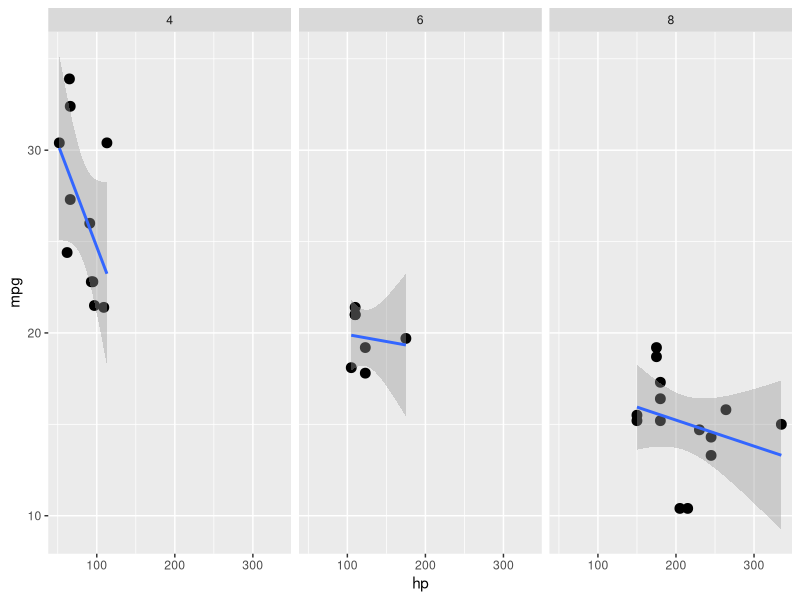
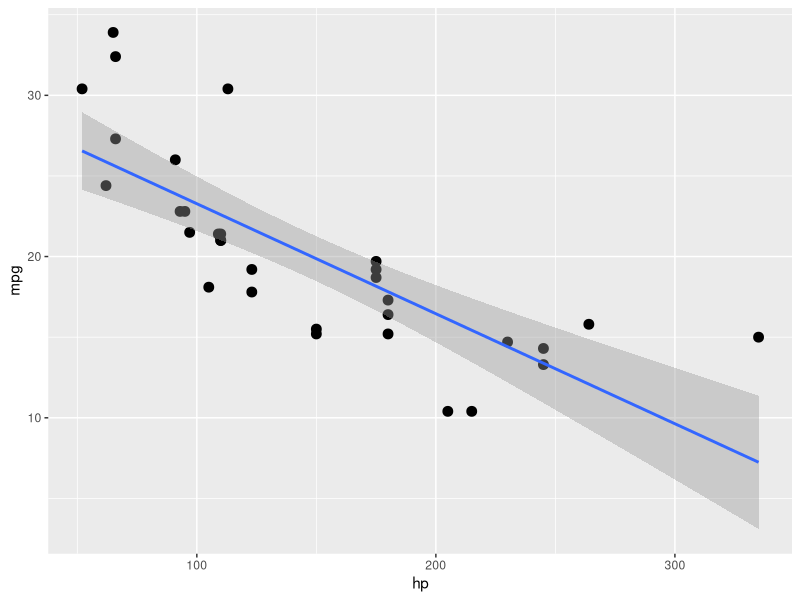
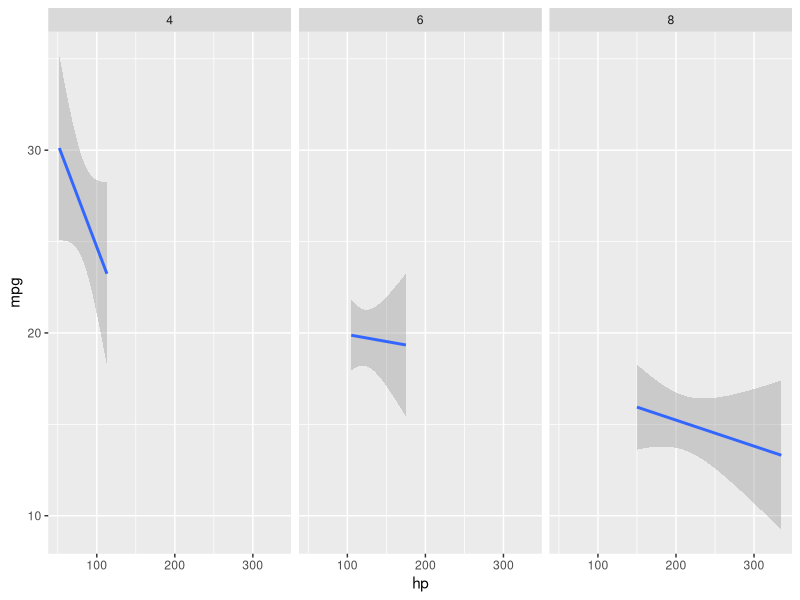
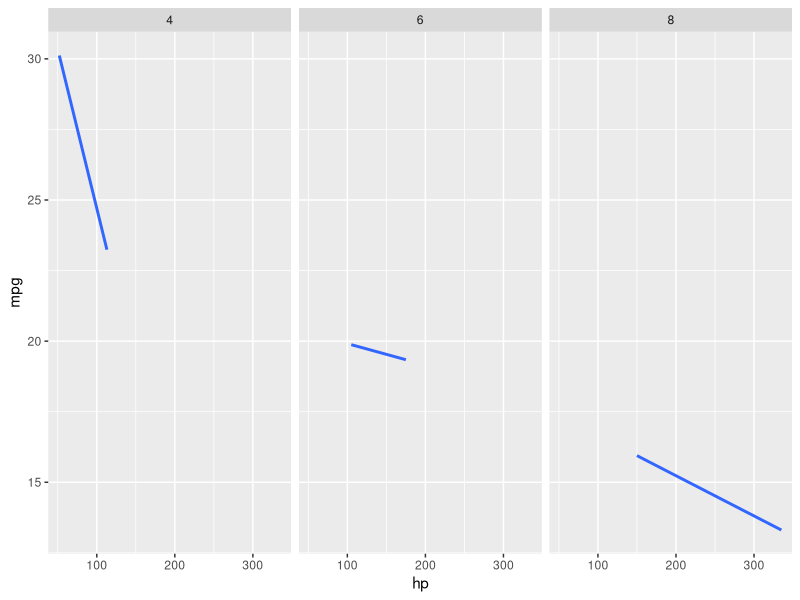
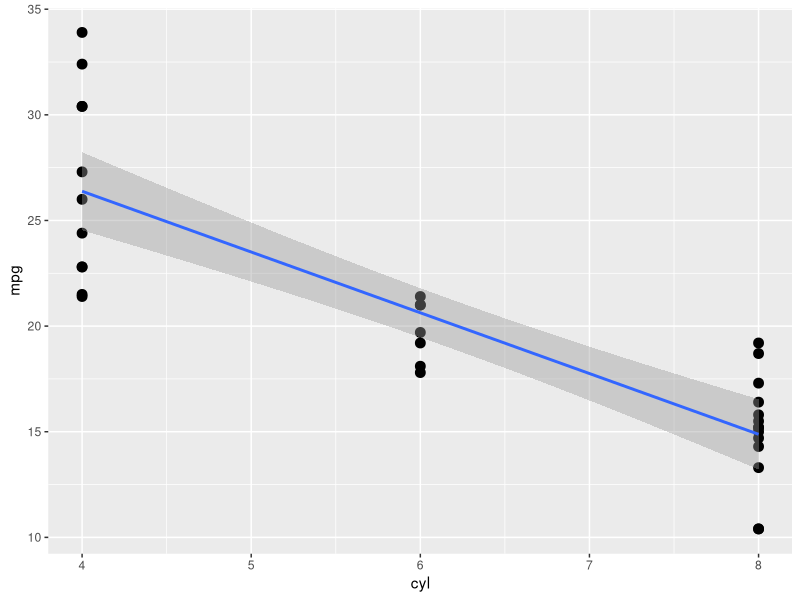
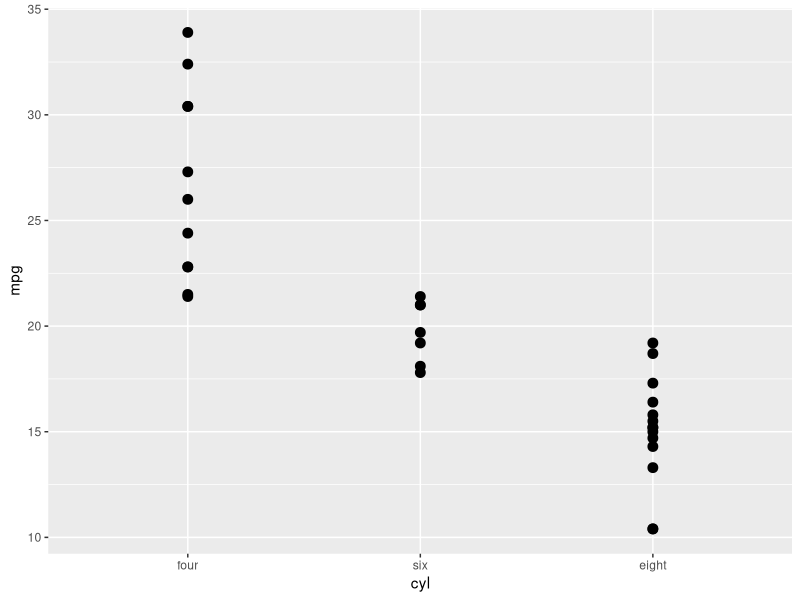

These charts were generated, in order, by the following R code:
library(ggplot2)

df <- mtcars
df_numbers <- df[, c(1, 3:7)]

fit <- lm(mpg ~ hp, df)

summary(fit)

ggplot(df, aes(hp, mpg))+
  geom_point(size = 3)+
  geom_smooth(method = "lm")+
  facet_grid(.~cyl)

ggplot(df, aes(hp, mpg))+
  geom_point(size = 3)+
  geom_smooth(method = "lm")

ggplot(df, aes(hp, mpg))+
  geom_smooth(method = "lm")+
  facet_grid(.~cyl)

ggplot(df, aes(hp, mpg))+
  geom_smooth(method = "lm", se = F)+
  facet_grid(.~cyl)

fitted_mpg <- data.frame(mpg = df$mpg, fitted = fit$fitted.values)

# Мы построили линию тренда и теперь можем попробовать предсказать сколько будет
# расход топлива для новых значений hp

new_hp <- data.frame(hp = c(100, 150, 200, 400))
new_hp$mpg <- predict(fit, new_hp)

predict(fit, new_hp)




df <- mtcars
fit <- lm(mpg ~ cyl, df)
summary(fit)

ggplot(df, aes(cyl, mpg))+
  geom_point(size = 3)+
  geom_smooth(method = "lm")
  
df$cyl <- factor(df$cyl, labels = c("four", "six", "eight"))
fit <- lm(mpg ~ cyl, df)
summary(fit)

ggplot(df, aes(cyl, mpg))+
  geom_point(size = 3)  

aggregate(mpg ~ cyl, df, mean)



